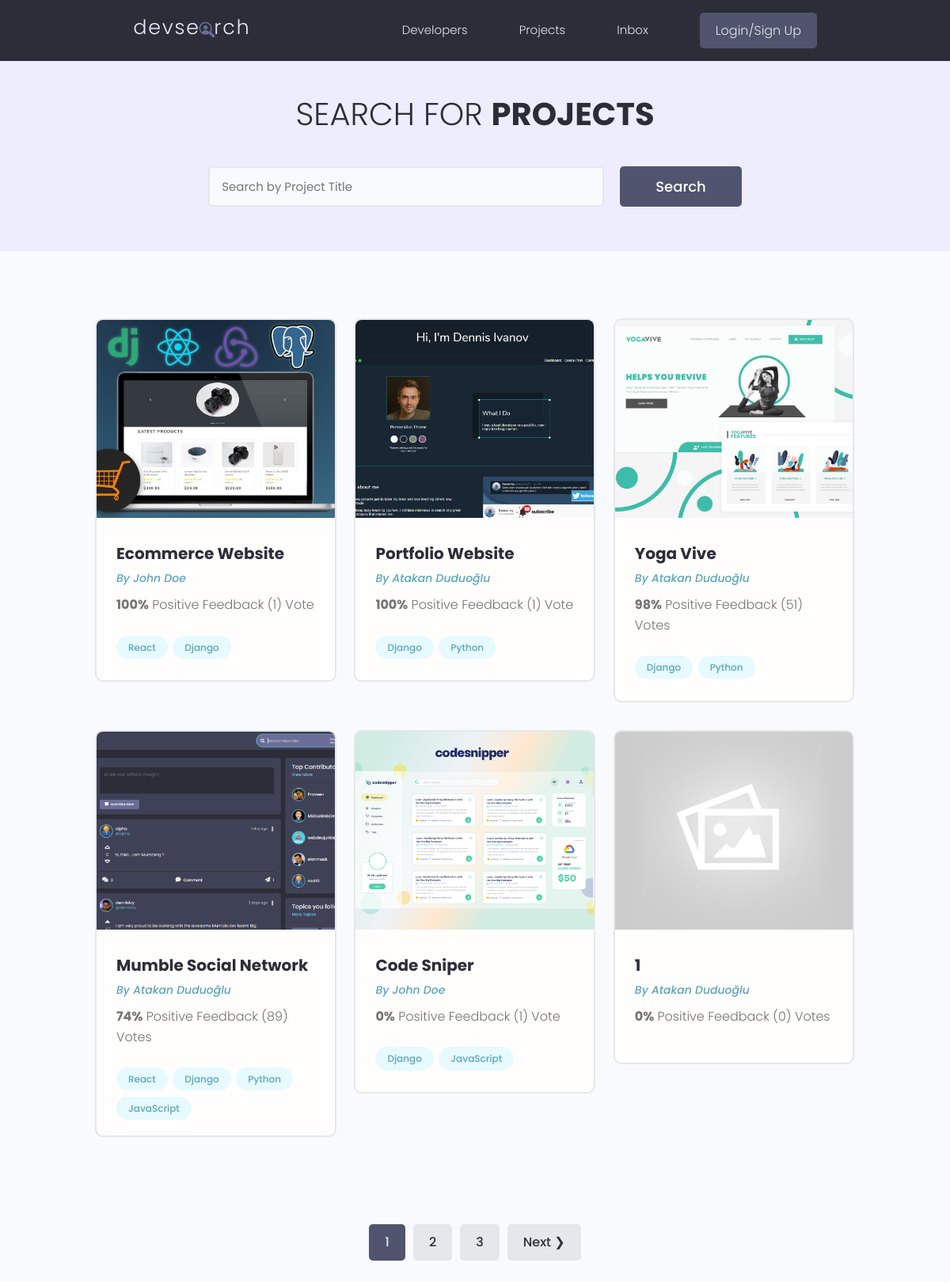
/projects/, run on the app's committed database.
### projects/models.py (models this page shows, shortened)
class Project(models.Model):
    owner = models.ForeignKey(Profile, null=True, blank=True, on_delete=models.SET_NULL)
    title = models.CharField(max_length=200)
    description = models.TextField(null=True, blank=True)
    featured_image = models.ImageField(null=True, blank=True, default="default.jpg")
    demo_link = models.CharField(max_length=2000, null=True, blank=True)
    source_link = models.CharField(max_length=2000, null=True, blank=True)
    tags = models.ManyToManyField('Tag', blank=True)
    vote_total = models.IntegerField(default=0, null=True, blank=True)
    vote_ratio = models.IntegerField(default=0, null=True, blank=True)
    created = models.DateTimeField(auto_now_add=True)
    id = models.UUIDField(default=uuid.uuid4, unique=True, primary_key=True, editable=False)
    class Meta:
        ordering = ['-vote_ratio', '-vote_total', 'title']

class Tag(models.Model):
    name = models.CharField(max_length=200)
    created = models.DateTimeField(auto_now_add=True)
    id = models.UUIDField(default=uuid.uuid4, unique=True, primary_key=True, editable=False)
    def __str__(self):
        return self.name

### users/models.py (models this page shows, shortened)
class Profile(models.Model):
    user = models.OneToOneField(User, on_delete=models.CASCADE, null=True, blank=True)
    name = models.CharField(max_length=200, blank=True, null=True)
    email = models.EmailField(max_length=500, blank=True, null=True)
    username = models.CharField(max_length=200, blank=True, null=True)
    location = models.CharField(max_length=200, blank=True, null=True)
    short_intro = models.CharField(max_length=200, blank=True, null=True)
    bio = models.TextField(blank=True, null=True)
    profile_image = models.ImageField(null=True, blank=True, upload_to='profiles/', default="profiles/user-default.png")
    social_github = models.CharField(max_length=200, blank=True, null=True)
    social_twitter = models.CharField(max_length=200, blank=True, null=True)
    social_linkedin = models.CharField(max_length=200, blank=True, null=True)
    social_youtube = models.CharField(max_length=200, blank=True, null=True)
    social_website = models.CharField(max_length=200, blank=True, null=True)
    created = models.DateTimeField(auto_now_add=True)
    id = models.UUIDField(default=uuid.uuid4, unique=True, primary_key=True, editable=False)

### projects/views.py (the view)
# urls.py: path('projects/', include('projects.urls')),
def projects(request):
    projects, search_query = searchProjects(request)
    custom_range, projects = paginationProjects(request, projects, 6)
    context = {'projects': projects, 'search_query': search_query, 'custom_range':custom_range}
    return render(request, 'projects/projects.html', context)

### projects/utils.py (called while the page is built)
def paginationProjects(request, projects, results):
    page = request.GET.get('page')
    paginator = Paginator(projects, results)
    try:
        projects = paginator.page(page)
    except PageNotAnInteger:
        page = 1
        projects = paginator.page(page)
    except EmptyPage:
        page = paginator.num_pages
        projects = paginator.page(page)
    leftIndex = (int(page) - 4)
    if leftIndex < 1:
        leftIndex = 1
    rightIndex = (int(page) + 5)
    if rightIndex > paginator.num_pages:
        rightIndex = paginator.num_pages + 1
    custom_range = range(leftIndex, rightIndex)
    return custom_range, projects

def searchProjects(request):
    search_query = ''
    if request.GET.get('search_query'):
        search_query = request.GET.get('search_query')
    tags = Tag.objects.filter(name__icontains=search_query)
    projects = Project.objects.distinct().filter(
        Q(title__icontains=search_query) |
        Q(description__icontains=search_query) |
        Q(owner__name__icontains=search_query) |
        Q(tags__in=tags)
    )
    return projects, search_query

### projects/templates/projects/projects.html (shortened to what this page needs)
{% extends 'main.html' %}
{% block content %}
  <main class="projects">
    <section class="hero-section text-center">
      <div class="container container--narrow">
        <div class="hero-section__box">
          <h2>Search for <span>Projects</span></h2>
        </div>
        <div class="hero-section__search">
          <form id="searchForm" class="form" action="{% url 'projects' %}" method="get">
            <div class="form__field">
              <input class="input input--text" id="formInput#search" type="text" name="search_query"
                value="{{ search_query }}" placeholder="Search by Project Title" />
            </div>
            <input class="btn btn--sub btn--lg" type="submit" value="Search" />
          </form>
        </div>
      </div>
    </section>
    <section class="projectsList">
      <div class="container">
        <div class="grid grid--three">
            {% for project in projects %}
          <div class="column">
            <div class="card project">
              <a href="{% url 'project' project.id %}" class="project">
                <img class="project__thumbnail" src="{{ project.featured_image.url }}" alt="project thumbnail" />
                <div class="card__body">
                  <h3 class="project__title">{{ project.title }}</h3>
                  <p><a class="project__author" href="{% url 'user-profile' project.owner.id %}">By {{ project.owner.name }}</a></p>
                  <p class="project--rating">
                    <span style="font-weight: bold;">{{ project.vote_ratio }}%</span> Positive
                    Feedback ({{ project.vote_total }}) Vote{{ project.vote_total|pluralize:"s" }}
                  </p>
                  <div class="project__tags">
                      {% for tag in project.tags.all %}
                    <span class="tag tag--pill tag--main">
                      <small>{{ tag }}</small>
                    </span>
                          {% endfor %}
                  </div>
                </div>
              </a>
            </div>
          </div>
            {% endfor %}
        </div>
      </div>
    </section>
  {% include 'pagination.html' with queryset=projects custom_range=custom_range %}
  </main>
{% endblock %}

### static/styles/app.css (style rules this page uses)
:root { --color-sub: #2d2d39; }
.btn--sub { background-color: var(--color-sub-light); }
.card { border: 2px solid var(--color-light); }
img { width: 100%; }
.hero-section { height: 40vh; display: flex; align-items: center; background-color: var(--color-sub); }
.hero-section__box { margin-bottom: 4rem; }
.hero-section__box > h2, .hero-section__box > h2 > span { font-size: 4rem; color: var(--color-light); line-height: 1.3; text-transform: uppercase; }
.hero-section__box > h2 { font-weight: 300; }
.hero-section__box > h2 > span { font-weight: 700; }
.hero-section__search > .form { display: flex; align-items: center; justify-content: center; gap: 2rem; }
.hero-section__search > .form input.input--text { width: 50rem; }
.project__author { font-size: 1.4rem; font-style: italic; }
.project--rating { margin-bottom: 1.6em; margin-top: .5em; }
.projects > .hero-section { background: var(--color-sub-lighter); height: 30vh; }
.projects .hero-section__box { margin-bottom: 2.5rem; }
.projects .hero-section__box > h2 { color: var(--color-sub); }
.projects .hero-section__box > h2 > span { font-weight: 700; color: var(--color-sub); }
.projectsList { margin-top: 8rem; }
.project__thumbnail { height: 25rem; object-fit: cover; object-position: top center; }
.project__title { font-size: 2rem; font-weight: 700; color: var(--color-sub); }

### static/uikit/styles/modules/_variables.css (style rules this page uses)
:root { --color-main: #5aa5b9; --color-main-light: #e6faff; --color-sub: #3f4156; --color-sub-light: #51546e; --color-sub-lighter: #ededfd; --color-text: #737373; --color-gray: #8b8b8b; --color-light: #e5e7eb; --color-light-gray: #767676; --color-bg: #f8fafd; --color-white: #fffefd; --color-white-light: #f3f3f3; --color-success: #359e64; --color-success-bg: #def8e8; --color-error: #fc4b0b; --color-error-bg: #fff2ee; --font-base: 'Poppins', arial, helvetica, 'Segoe UI', roboto, ubuntu, sans-serif; --font-monospace: 'Fira Code', 'Courier New', courier, monospace; --font-regular: 300; --font-medium: 500; --font-bold: 700; --generic-shadow: 1px 1px 5px #00000010; --generic-transition: all 0.3s ease-in-out; }

### static/uikit/styles/modules/_base.css (style rules this page uses)
* { margin: 0; padding: 0; box-sizing: border-box; text-rendering: optimizeLegibility; color: inherit; font-size: inherit; }
html { font-size: 50%; }
@media only screen and (min-width: 480px) { html { font-size: 56.25%; } }
@media only screen and (min-width: 1200px) { html { font-size: 62.5%; } }
body { line-height: 1.6; font-weight: 400; font-size: 1.5rem; color: var(--color-text); background-color: var(--color-bg); min-height: 100vh; }

### static/uikit/styles/modules/_typography.css (style rules this page uses)
* { font-family: var(--font-base); }
h2 { font-size: 3.6rem; font-weight: var(--font-bold); }
h3 { font-size: 3.2rem; font-weight: var(--font-medium); }
p, span, strong { font-size: 1.6rem; color: var(--color-text); font-weight: var(--font-regular); }
a { padding-bottom: 2px; text-decoration: none; display: inline-block; color: var(--color-main); font-weight: var(--font-medium); }

### static/uikit/styles/modules/_utilities.css (style rules this page uses)
.container { width: 92%; max-width: 165rem; margin: 0 auto; box-sizing: border-box; }
.container--narrow { width: 92%; max-width: 120rem; }
@media screen and (min-width: 1000px) { .container { width: 90%; } }
@media screen and (min-width: 1000px) { .container--narrow { width: 85%; } }
@media screen and (min-width: 1200px) { .container { width: 80%; } }
@media screen and (min-width: 1200px) { .container--narrow { width: 72%; } }
.text-center { text-align: center; }

### static/uikit/styles/modules/_button.css (style rules this page uses)
.btn { display: inline-block; position: relative; cursor: pointer; background-color: var(--color-light); font-weight: var(--font-medium); color: var(--color-sub); text-decoration: none; padding: 1rem 2rem; border-radius: 0.5rem; border: none; width: -webkit-fit-content; width: -moz-fit-content; width: fit-content; height: -webkit-fit-content; height: -moz-fit-content; height: fit-content; font-size: 1.6rem; outline-width: 0; outline-color: transparent; -webkit-backface-visibility: hidden; backface-visibility: hidden; transition: all 0.3s ease-in-out; }
.btn--sub { background-color: var(--color-sub); color: var(--color-white); }
.btn--lg { font-size: 1.8rem; padding: 1.2rem 4.5rem; }

### static/uikit/styles/modules/_card.css (style rules this page uses)
.card { border-radius: 1rem; background-color: var(--color-white); border: 1.5px solid var(--color-light); width: auto; height: auto; margin-top: 0.5rem; margin-bottom: 0.5rem; overflow: hidden; }
.card__body, .card__header { padding: 2rem 2.5rem; }

### data on the page
Project: featured_image (picture), title "Ecommerce Website", owner.name "John Doe", vote_ratio "100", vote_total "1"
Tag: name "React"
Tag: name "Django"
Project: featured_image (picture), title "Portfolio Website", owner.name "Atakan Duduoğlu", vote_ratio "100", vote_total "1"
Tag: name "Python"
Project: featured_image (picture), title "Yoga Vive", owner.name "Atakan Duduoğlu", vote_ratio "98", vote_total "51"
Project: featured_image (picture), title "Mumble Social Network", owner.name "Atakan Duduoğlu", vote_ratio "74", vote_total "89"
Tag: name "JavaScript"
Project: featured_image (picture), title "Code Sniper", owner.name "John Doe", vote_ratio "0", vote_total "1"
Project: featured_image (placeholder picture), title "1", owner.name "Atakan Duduoğlu", vote_ratio "0", vote_total "0"

### other printed values
{{ page }} "1"
{{ page }} "2" "3"
